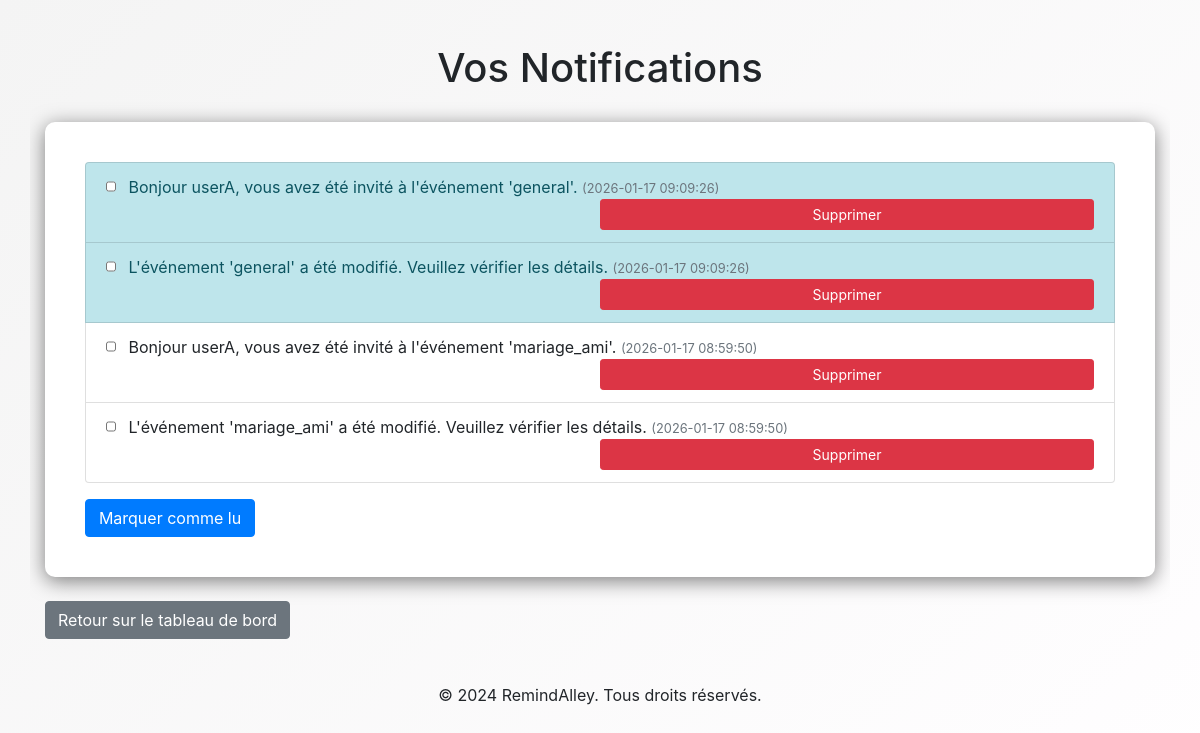
The page /user/notifications (signed in) on the database as committed earlier.
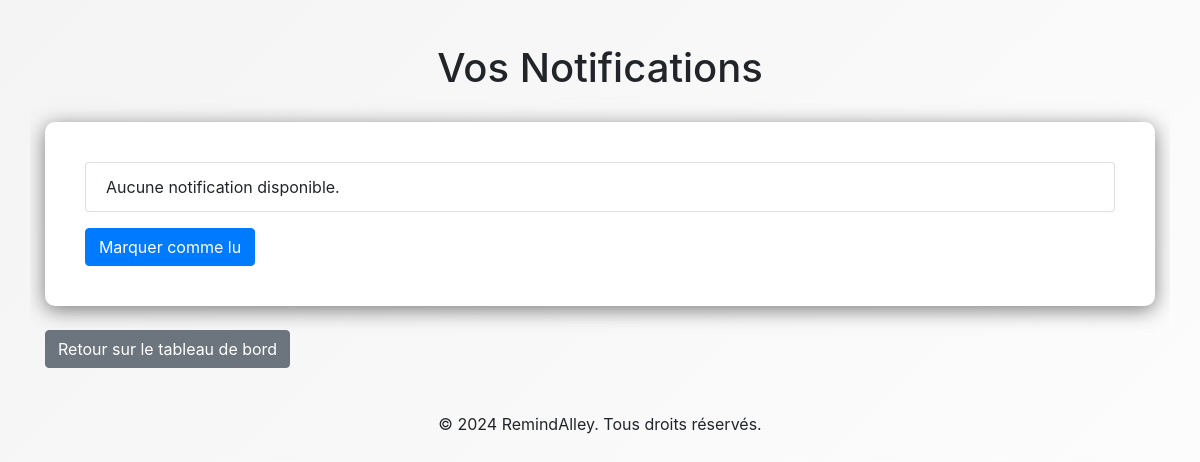
The same page on the database as committed later.
### app/models/notification.py (models this page shows, shortened)
class Notification(db.Model):
    __tablename__ = 'notifications'
    id = db.Column(db.Integer, primary_key=True)
    user_id = db.Column(db.Integer, db.ForeignKey('user.id'), nullable=False)  # User recevant la notification
    message = db.Column(db.String(500), nullable=False)
    timestamp = db.Column(db.DateTime, default=lambda: datetime.now(timezone.utc))
    is_read = db.Column(db.Boolean, default=False)

### app/routes/user.py (the view)
@user_bp.route('/notifications', methods=['GET'])
def notifications():
    notifications = Notification.query.filter_by(user_id=current_user.id).order_by(Notification.timestamp.desc()).all()
    return render_template('notifications.html', notifications=notifications)

### app/models/user.py (called while the page is built)
    @property
    def is_authenticated(self):
        return True

### app/templates/notifications.html (shortened to what this page needs)
<!DOCTYPE html>
<html lang="fr">
<head>
    <link rel="stylesheet" href="{{ url_for('static', filename='css/style.css') }}">
    <link rel="stylesheet" href="{{ url_for('static', filename='css/userDashboard.css') }}">
    <link rel="stylesheet" href="{{ url_for('static', filename='css/notifs.css') }}">
    <link rel="stylesheet" href="https://stackpath.bootstrapcdn.com/bootstrap/4.5.2/css/bootstrap.min.css">
    <link rel="stylesheet" href="https://maxcdn.bootstrapcdn.com/bootstrap/4.5.2/css/bootstrap.min.css">
</head>
<body>
    <div class="container mt-4">
        <h1>Vos Notifications</h1>
        <form method="POST" action="{{ url_for('user.mark_as_read') }}" id="markAsReadForm">
            <ul class="list-group">
                {% for notification in notifications %}
                    <li class="list-group-item {% if not notification.is_read %}list-group-item-info{% endif %}">
                        <input
                            type="checkbox"
                            id = "notif"
                            name="notification_ids"
                            value="{{ notification.id }}"
                            class="mr-2">
                        {{ notification.message }}
                        <small class="text-muted">({{ notification.timestamp.strftime('%Y-%m-%d %H:%M:%S') }})</small>
                        <button
                            type="button"
                            class="btn btn-danger btn-sm float-right delete-notification-button"
                            data-notification-id="{{ notification.id }}">
                            Supprimer
                        </button>
                    </li>
                {% else %}
                    <li class="list-group-item">Aucune notification disponible.</li>
                {% endfor %}
            </ul>
            <button type="submit" class="btn btn-primary mt-3" id="btnMrkRead">Marquer comme lu</button>
        </form>
        <br>
        <a href="{{ url_for('user.user_dashboard', user_id=current_user.id) }}" class="btn btn-secondary" id="ret_btn">Retour sur le tableau de bord</a>
    </div>
    <br>
    <footer class="footer_ra">
        <p>&copy; 2024 RemindAlley. Tous droits réservés.</p>
    </footer>
</body>
</html>

### app/static/css/style.css (style rules this page uses)
body { font-family: Verdana, Geneva, Tahoma, sans-serif; background: linear-gradient(135deg,#f4f4f4, #fffeff); color: #2b0a0a; height: 100vh; display: flex; flex-direction: column; text-align: center; justify-content: flex-start; align-items: center; padding: 10px; padding-top: 100px; margin: 0; overflow: auto; }
form { background: #ffffff; padding: 40px 40px; border-radius: 10px; box-shadow: 0px 4px 20px rgba(0, 0, 0, 0.5); max-width: 400px; width: 100%; margin: 0 auto; }
button { width: 50%; padding: 12px; color: white; border: none; border-radius: 5px; cursor: pointer; font-size: 1em; margin: 20px auto 0 auto; transition: background-color 0.3s ease; display: block; }
#markAsReadForm { max-width: 1200px; margin-top: 30px; }
#btnMrkRead { width: 170px; }

### app/static/css/userDashboard.css (style rules this page uses)
body { font-family: Verdana, Geneva, Tahoma, sans-serif; background: linear-gradient(135deg, #f4f4f4, #fffeff); color: #2b0a0a; display: flex; flex-direction: column; text-align: center; overflow: auto; margin: 0; padding: 0; }
h1 { text-align: center; }

### app/static/css/notifs.css (style rules this page uses)
.container { margin-top: 50px; max-height: 90vh; overflow-y: auto; padding: 20px; border-radius: 8px; }

Rows that differ between the two databases and show on the page:
removed Notification: message "Bonjour userA, vous avez été invité à l'événement 'general'.", timestamp "2026-01-17 09:09:26", is_read False (drawn)
removed Notification: message "L'événement 'general' a été modifié. Veuillez vérifier les détails.", timestamp "2026-01-17 09:09:26", is_read False (drawn)
removed Notification: message "Bonjour userA, vous avez été invité à l'événement 'mariage_ami'.", timestamp "2026-01-17 08:59:50", is_read True (drawn)
removed Notification: message "L'événement 'mariage_ami' a été modifié. Veuillez vérifier les détails.", timestamp "2026-01-17 08:59:50", is_read True (drawn)
Other text that changed with them:
text now shown: "Aucune notification disponible."
